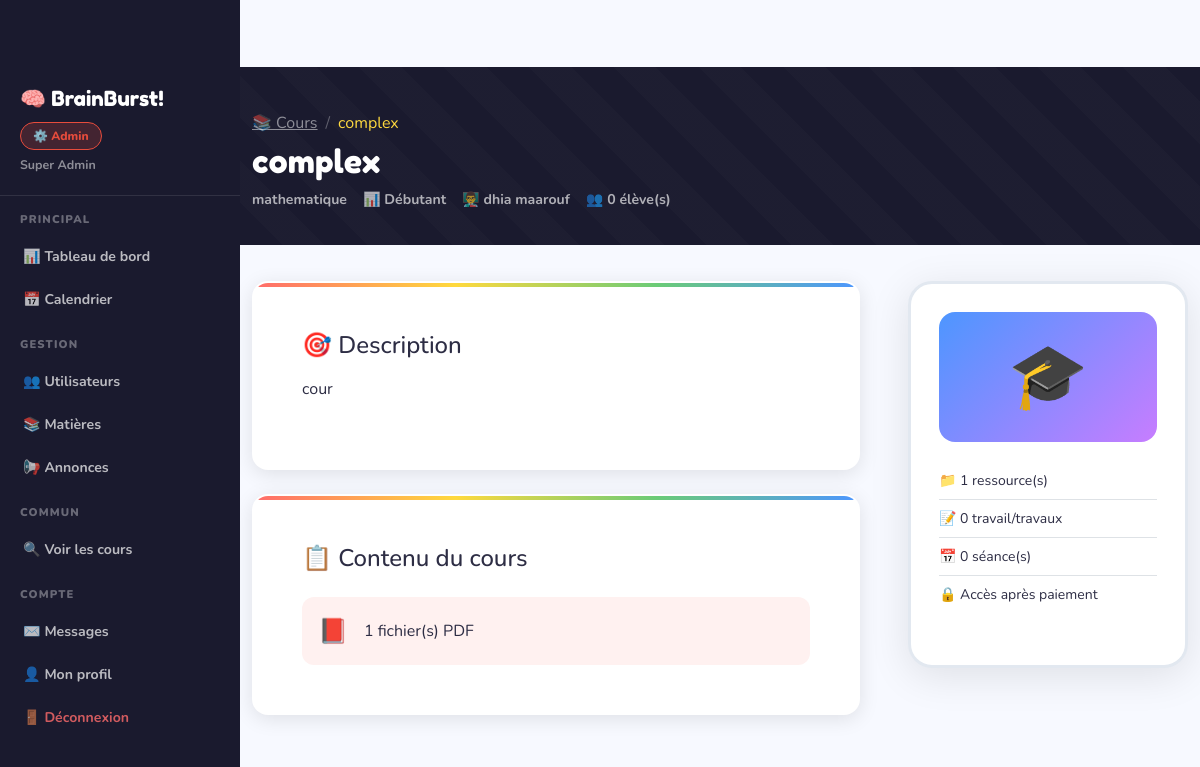
Screenshot of /cours/1 (signed in) with the database file from the repository.
### app.py (models this page shows)
class User(UserMixin, db.Model):
    id            = db.Column(db.Integer, primary_key=True)
    nom           = db.Column(db.String(100), nullable=False)
    prenom        = db.Column(db.String(100), nullable=False)
    email         = db.Column(db.String(150), unique=True, nullable=False)
    password      = db.Column(db.String(200), nullable=False)
    role          = db.Column(db.String(20),  default='eleve')  # admin | enseignant | eleve
    actif         = db.Column(db.Boolean,     default=True)
    bio           = db.Column(db.Text,        default='')
    date_creation = db.Column(db.DateTime,    default=datetime.utcnow)
    groupe_id     = db.Column(db.Integer, db.ForeignKey('groupe.id'), nullable=True)
    cours_crees  = db.relationship('Cours',       backref='enseignant', lazy=True)
    inscriptions = db.relationship('Inscription', backref='eleve',      lazy=True)
    travaux_rendus = db.relationship('TravauxRendu', backref='eleve',   lazy=True)
    msg_envoyes  = db.relationship('Message', foreign_keys='Message.expediteur_id',   backref='expediteur',   lazy=True)
    msg_recus    = db.relationship('Message', foreign_keys='Message.destinataire_id', backref='destinataire', lazy=True)

class Cours(db.Model):
    id            = db.Column(db.Integer, primary_key=True)
    titre         = db.Column(db.String(200), nullable=False)
    description   = db.Column(db.Text,        nullable=False)
    niveau        = db.Column(db.String(50),   nullable=False)
    publie        = db.Column(db.Boolean,      default=False)
    date_creation = db.Column(db.DateTime,     default=datetime.utcnow)
    enseignant_id = db.Column(db.Integer,      db.ForeignKey('user.id'),    nullable=False)
    matiere_id    = db.Column(db.Integer,      db.ForeignKey('matiere.id'), nullable=True)
    ressources   = db.relationship('Ressource',   backref='cours', lazy=True, cascade='all, delete-orphan')
    inscriptions = db.relationship('Inscription', backref='cours', lazy=True, cascade='all, delete-orphan')
    travaux      = db.relationship('Travail',     backref='cours', lazy=True, cascade='all, delete-orphan')
    seances      = db.relationship('Seance',      backref='cours', lazy=True, cascade='all, delete-orphan')

class Matiere(db.Model):
    id          = db.Column(db.Integer, primary_key=True)
    nom         = db.Column(db.String(100), nullable=False, unique=True)
    description = db.Column(db.Text)
    couleur     = db.Column(db.String(20), default='#4D96FF')
    icone       = db.Column(db.String(10), default='📚')
    actif       = db.Column(db.Boolean, default=True)
    date_creation = db.Column(db.DateTime, default=datetime.utcnow)
    cours = db.relationship('Cours', backref='matiere', lazy=True)

### app.py (the view)
@app.route('/cours/<int:cid>')
@login_required
def cours_detail(cid):
    c = Cours.query.get_or_404(cid)
    inscription = None
    if current_user.role == 'eleve':
        inscription = Inscription.query.filter_by(eleve_id=current_user.id, cours_id=cid).first()
    return render_template('cours_detail.html', cours=c, inscription=inscription)

### app.py (called while the page is built)
@login_manager.user_loader
def load_user(uid): return User.query.get(int(uid))

@app.context_processor
def inject_globals():
    return {'now': datetime.utcnow, 'current_year': datetime.utcnow().year}

### templates/cours_detail.html (shortened to what this page needs)
{% extends "base.html" %}
{% block content %}
<div class="page-header">
  <div class="container">
    <nav aria-label="breadcrumb" class="mb-2">
      <ol class="breadcrumb mb-0">
        <li class="breadcrumb-item"><a href="{{ url_for('liste_cours') }}" class="text-white-50">📚 Cours</a></li>
        <li class="breadcrumb-item active text-sun">{{ cours.titre[:40] }}</li>
      </ol>
    </nav>
    <h2>{{ cours.titre }}</h2>
    <div class="d-flex flex-wrap gap-3 mt-2" style="color:rgba(255,255,255,.65);font-size:.88rem;font-weight:700">
      {% if cours.matiere %}<span>{{ cours.matiere.icone }} {{ cours.matiere.nom }}</span>{% endif %}
      <span>📊 {{ cours.niveau }}</span>
      <span>👨‍🏫 {{ cours.enseignant.prenom }} {{ cours.enseignant.nom }}</span>
      <span>👥 {{ cours.inscriptions|length }} élève(s)</span>
    </div>
  </div>
</div>
<div class="container pb-5">
  <div class="row g-5">
    <div class="col-lg-8">
      <div class="card-fun p-5 mb-4">
        <h4 class="fw-800 mb-3">🎯 Description</h4>
        <p class="fw-600" style="line-height:1.8;color:var(--ink)">{{ cours.description }}</p>
      </div>
      <div class="card-fun p-5">
        <h4 class="fw-800 mb-4">📋 Contenu du cours</h4>
        <div class="d-flex flex-column gap-2">
          {% set pdfs = cours.ressources|selectattr('type_fichier','equalto','pdf')|list %}
          {% set videos = cours.ressources|selectattr('type_fichier','equalto','video')|list %}
          {% if pdfs %}<div class="d-flex align-items-center gap-3 p-3" style="background:#fff1f0;border-radius:12px"><span style="font-size:1.5rem">📕</span><span class="fw-700">{{ pdfs|length }} fichier(s) PDF</span></div>{% endif %}
        </div>
      </div>
    </div>
    <div class="col-lg-4">
      <div style="background:white;border-radius:24px;padding:28px;box-shadow:0 8px 40px rgba(0,0,0,.1);border:3px solid #e2e8f0;position:sticky;top:80px">
        <div style="height:130px;background:linear-gradient(135deg,var(--sky),var(--violet));border-radius:16px;display:flex;align-items:center;justify-content:center;font-size:4rem;margin-bottom:20px">🎓</div>
        <ul class="list-unstyled fw-700 small mb-4" style="color:var(--ink)">
          <li class="py-2 border-bottom">📁 {{ cours.ressources|length }} ressource(s)</li>
          <li class="py-2 border-bottom">📝 {{ cours.travaux|length }} travail/travaux</li>
          <li class="py-2 border-bottom">📅 {{ cours.seances|length }} séance(s)</li>
          <li class="py-2">🔒 Accès après paiement</li>
        </ul>
      </div>
    </div>
  </div>
</div>
{% endblock %}

### templates/base.html (shortened to what this page needs)
<!DOCTYPE html>
<html lang="fr">
<head>
<link href="https://cdnjs.cloudflare.com/ajax/libs/bootstrap/5.3.0/css/bootstrap.min.css" rel="stylesheet">
<link href="https://cdnjs.cloudflare.com/ajax/libs/font-awesome/6.4.0/css/all.min.css" rel="stylesheet">
</head>
<body>
{% if current_user.is_authenticated %}
<div class="side-nav">
  <div style="padding:16px 20px 20px;border-bottom:1px solid rgba(255,255,255,.1)">
    <div style="font-family:'Fredoka One',cursive;color:white;font-size:1.3rem">🧠 BrainBurst!</div>
    <div class="mt-2">
      <span class="role-badge role-{{ current_user.role }}">
        {{ '⚙️ Admin' if current_user.role=='admin' else '👨‍🏫 Enseignant' if current_user.role=='enseignant' else '🎓 Élève' }}
      </span>
    </div>
    <div style="color:rgba(255,255,255,.5);font-size:.78rem;font-weight:700;margin-top:6px">
      {{ current_user.prenom }} {{ current_user.nom }}
    </div>
  </div>
  {% if current_user.role == 'admin' %}
  <div class="nav-section">Principal</div>
  <a href="{{ url_for('admin_dashboard') }}" class="{{ 'active' if request.endpoint=='admin_dashboard' }}">📊 Tableau de bord</a>
  <a href="{{ url_for('admin_calendrier') }}" class="{{ 'active' if request.endpoint=='admin_calendrier' }}">📅 Calendrier</a>
  <div class="nav-section">Gestion</div>
  <a href="{{ url_for('admin_users') }}" class="{{ 'active' if request.endpoint in ['admin_users','admin_user_creer','admin_user_editer'] }}">👥 Utilisateurs</a>
  <a href="{{ url_for('admin_matieres') }}" class="{{ 'active' if request.endpoint in ['admin_matieres','admin_matiere_creer','admin_matiere_editer'] }}">📚 Matières</a>
  <a href="{{ url_for('admin_annonces') }}" class="{{ 'active' if request.endpoint=='admin_annonces' }}">📢 Annonces</a>
  <div class="nav-section">Commun</div>
  <a href="{{ url_for('liste_cours') }}">🔍 Voir les cours</a>
  {% endif %}
  <div class="nav-section">Compte</div>
  <a href="{{ url_for('messages') }}">✉️ Messages</a>
  <a href="{{ url_for('profil') }}">👤 Mon profil</a>
  <a href="{{ url_for('logout') }}" style="color:rgba(255,107,107,.8)!important">🚪 Déconnexion</a>
</div>
<div class="main-content">
{% endif %}
{% block content %}{% endblock %}
</div>
</body>
</html>

### templates/base.html (style rules this page uses)
:root { --sun:#FFD93D; --coral:#FF6B6B; --mint:#6BCB77; --sky:#4D96FF; --violet:#C77DFF; --peach:#FFB347; --dark:#1A1A2E; --ink:#2D2D44; --paper:#FFFDF7; --light:#F7F9FF; --admin:#e74c3c; --teacher:#2ecc71; --student:#3498db; --shadow:0 4px 20px rgba(0,0,0,.1); --radius:16px; --radius-sm:10px; }
* { box-sizing:border-box }
body { font-family:'Nunito',sans-serif;background:var(--light);color:var(--ink);overflow-x:hidden;padding-top:67px }
.role-badge { display:inline-flex;align-items:center;gap:5px;padding:4px 12px;border-radius:20px; font-size:.75rem;font-weight:800 }
.role-admin { background:rgba(231,76,60,.2);color:#e74c3c;border:1px solid #e74c3c }
.page-header { background:var(--dark);padding:44px 0 34px;margin-bottom:36px;position:relative;overflow:hidden }
.page-header::before { content:'';position:absolute;inset:0; background:repeating-linear-gradient(45deg,transparent,transparent 30px,rgba(255,255,255,.015) 30px,rgba(255,255,255,.015) 60px) }
.page-header h2 { font-family:'Fredoka One',cursive;font-size:2rem;color:white;position:relative }
.page-header .breadcrumb-item a { color:rgba(255,255,255,.5)!important }
.page-header .breadcrumb-item.active { color:var(--sun) }
.page-header .breadcrumb-item+.breadcrumb-item::before { color:rgba(255,255,255,.3) }
.card-fun { background:white;border:2px solid transparent;border-radius:var(--radius); box-shadow:var(--shadow);transition:all .25s;position:relative;overflow:hidden }
.card-fun::before { content:'';position:absolute;top:0;left:0;right:0;height:4px; background:linear-gradient(90deg,var(--coral),var(--sun),var(--mint),var(--sky)) }
.side-nav { background:var(--dark); width:240px; position:fixed; top:0;left:0;bottom:0; z-index:999; overflow-y:auto; padding-top:67px; }
.side-nav a { display:flex;align-items:center;gap:10px; padding:11px 20px; color:rgba(255,255,255,.7); font-weight:700;font-size:.88rem; text-decoration:none; transition:all .2s; border-left:3px solid transparent; }
.side-nav .nav-section { padding:16px 20px 6px; font-size:.7rem;font-weight:900; text-transform:uppercase;letter-spacing:.1em; color:rgba(255,255,255,.35) }
.main-content { margin-left:240px; min-height:100vh; width:calc(100% - 240px); float:left; }
body { overflow-x:hidden }

### rows the page displays
User: role "⚙️ Admin", prenom "Super", nom "Admin"
Cours: titre "complex", niveau "Débutant", description "cour"
Matiere: matiere.nom "mathematique"
User: enseignant.prenom "dhia", enseignant.nom "maarouf"

### other values shown
{{ cours.inscriptions|length }} "0"
{{ pdfs|length }} "1"
{{ cours.ressources|length }} "1"
{{ cours.travaux|length }} "0"
{{ cours.seances|length }} "0"
